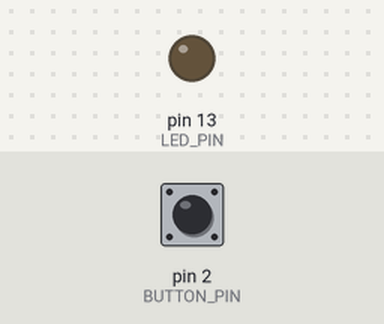
Bench run of a sketch on a simulated Arduino Uno, built with avr-gcc and run on an emulated ATmega328P. Shown: output pins drawn as LEDs (lit = HIGH). The inputs (shaded band) are chosen by the test bench; at power-on: pin 2 (BUTTON_PIN) HIGH.

Above: at 1.2 s.
1.3 s: pin 2 (BUTTON_PIN) pulled LOW for 0.15 s
At 1.37 s:
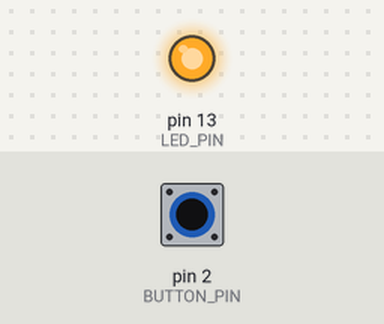
2.9 s: pin 2 (BUTTON_PIN) pulled LOW for 3.2 s
At 7.4 s:
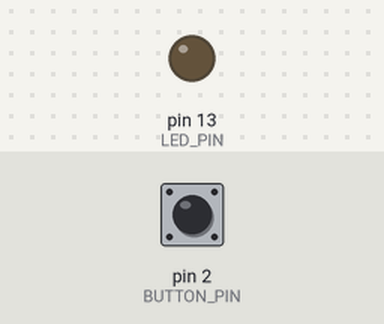
Timing chart, 0 to 8.9 s (numbered marks = the images above; inputs shaded):
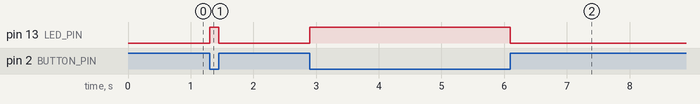

The sketch:

basic_button.ino
```cpp
const int BUTTON_PIN = 2;    // 按鈕接在 2 腳位
const int LED_PIN = 13;      // LED 接在 13 腳位
int buttonState = 0;         // 儲存按鈕狀態

void setup() {
  pinMode(BUTTON_PIN, INPUT_PULLUP);   // 設定按鈕腳位為輸入, 啟用內部上拉電阻
  pinMode(LED_PIN, OUTPUT);     // 設定LED腳位為輸出
}

void loop() {
  // 讀取按鈕狀態
  buttonState = digitalRead(BUTTON_PIN);

  // 按鈕被按下時LED亮起
  if (buttonState == LOW) {
    digitalWrite(LED_PIN, HIGH);
  } else {
    digitalWrite(LED_PIN, LOW);
  }
}
```

Measured:
- after the input at 1.3 s, pin 13 (LED_PIN): LOW → HIGH at once, → LOW 0.15 s later
- after the input at 2.9 s, pin 13 (LED_PIN): LOW → HIGH at once, → LOW 3.2 s later
